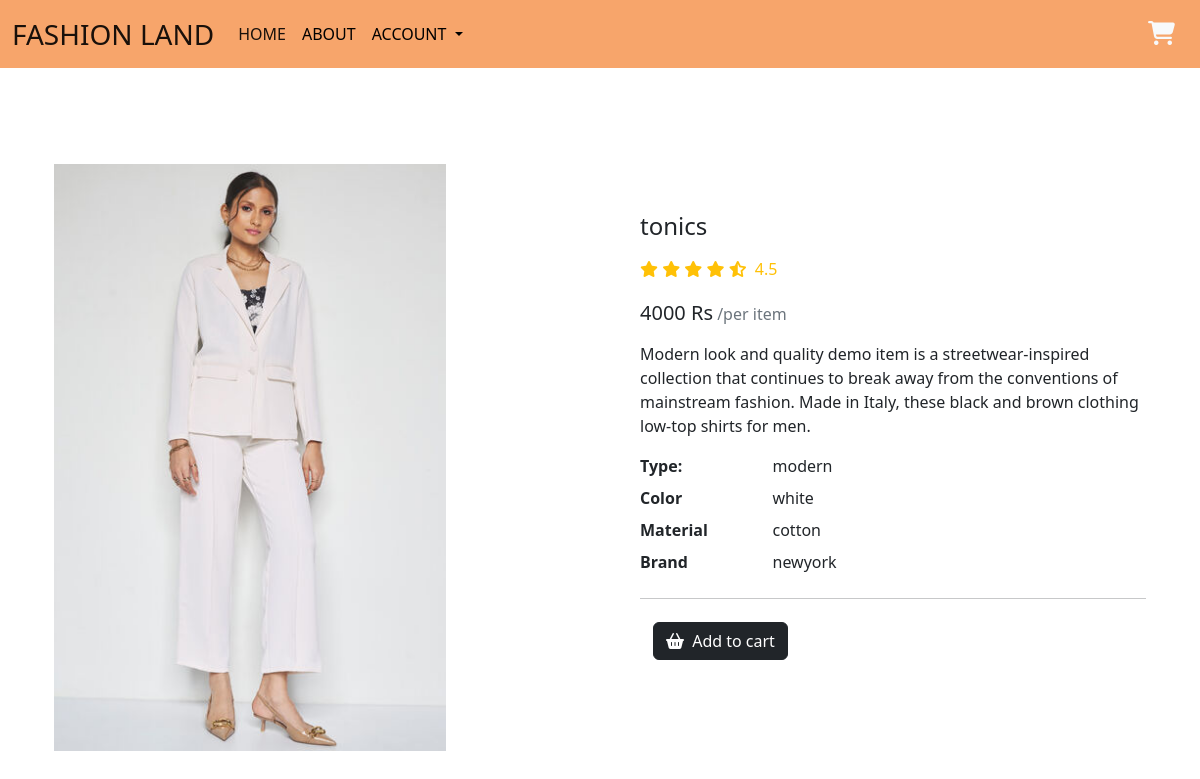
Page /details/2/ on the committed database.
### app1/models.py (models this page shows)
class Dress(models.Model):
    name=models.CharField(max_length=250)
    price=models.IntegerField()
    brand=models.CharField(max_length=250)
    img=models.ImageField(upload_to='gallery')
    material=models.CharField(max_length=250)
    type=models.CharField(max_length=250)
    colour=models.CharField(max_length=250)
    def __str__(self):
        return self.name

### app1/views.py (the view)
# urls.py: path('details/<int:id>/',views.details, name="details"),
def details(request,id):
    product=Dress.objects.get(pk=id)
    print(product)
    data={
        'data':product
    }
    return render(request,'details.html',data)

### templates/details.html (shortened to what this page needs)
{% load static %}
<!doctype html>
<html lang="en">
  <head>
    <link href="https://cdn.jsdelivr.net/npm/bootstrap@5.2.3/dist/css/bootstrap.min.css" rel="stylesheet">
    <link rel="stylesheet" href="https://cdnjs.cloudflare.com/ajax/libs/font-awesome/6.4.2/css/all.min.css">
    <link rel="stylesheet" href="{% static 'css/style.css' %}">
  </head>
  <body>
    <nav class="navbar navbar-expand-lg " style="background-color: rgb(247, 165, 107);">
      <div class="container-fluid">
        <a class="navbar-brand fs-3" href="{% url 'home' %}">FASHION LAND</a>
        <div class="collapse navbar-collapse" id="navbarSupportedContent">
          <ul class="navbar-nav me-auto mb-2 mb-lg-0">
            <li class="nav-item">
              <a class="nav-link active" aria-current="page" href="{% url 'home' %}">HOME</a>
            </li>
            <li class="nav-item">
              <a class="nav-link fs-" style="color: black;" href="{% url 'about' %}">ABOUT</a>
            </li>
            {% if request.user.is_authenticated %}
            {% else %}
            <li class="nav-item dropdown" >
              <a class="nav-link dropdown-toggle" href="#" role="button" data-bs-toggle="dropdown" aria-expanded="false" style="color: black;">
                ACCOUNT
              </a>
            </li>
            {% endif %}
          </ul>
          {% if request.user.is_authenticated %}
          <a class="text-light  ms-auto" href="{% url 'user_logout' %}"><i class="fa-solid fa-right-from-bracket my-2  mx-2 fs-4"></i></a>
          <h3 class="  mx-2 text-light m">{{request.user.username}}</h3>
          <a href="{% url 'view_cart' %}" class="btn "><i class="fa-solid fa-cart-shopping text-light fs-4 "></i></a>
          {% else %}
                          <button type="button" class="btn ms-auto" data-bs-toggle="modal" data-bs-target="#staticBackdrop">
                            <i class="fa-solid fa-cart-shopping text-light fs-4 "></i>
                          </button>
          {% endif %}
        </div>
      </div>
    </nav>
    <div class="container my-5">
        <section class="py-5">
            <div class="container">
              <div class="row gx-5">
                <aside class="col-lg-6">
                  <div class=" justify-content-center">
                      <img  class="w-75 " src="{{data.img.url}}" />
                  </div>
                </aside>
                <main class="col-lg-6 mt-5">
                  <div class="ps-lg-3">
                    <h4 class="title text-dark">
                     {{data.name}}
                    </h4>
                    <div class="d-flex flex-row my-3">
                      <div class="text-warning mb-1 me-2">
                        <i class="fa fa-star"></i>
                        <i class="fa fa-star"></i>
                        <i class="fa fa-star"></i>
                        <i class="fa fa-star"></i>
                        <i class="fas fa-star-half-alt"></i>
                        <span class="ms-1">
                          4.5
                        </span>
                      </div>
                    </div>
                    <div class="mb-3">
                      <span class="h5">{{data.price}} Rs</span>
                      <span class="text-muted">/per item</span>
                    </div>
                    <p>
                      Modern look and quality demo item is a streetwear-inspired collection that continues to break away from the conventions of mainstream fashion. Made in Italy, these black and brown clothing low-top shirts for
                      men.
                    </p>
                    <div class="row">
                      <dt class="col-3">Type:</dt>
                      <dd class="col-9">{{data.type}}</dd>
                      <dt class="col-3">Color</dt>
                      <dd class="col-9">{{data.colour}}</dd>
                      <dt class="col-3">Material</dt>
                      <dd class="col-9">{{data.material}}</dd>
                      <dt class="col-3">Brand</dt>
                      <dd class="col-9">{{data.brand}}</dd>
                    </div>
                    <hr />
                    {% if request.user.is_authenticated %}
                    <a href="{% url 'add_to_cart' data.id %}" class="btn btn-dark shadow-0"> <i class="me-1 fa fa-shopping-basket"></i> Add to cart </a>
                    {% else %}
                          <button type="submit" class="btn ms-auto" data-bs-toggle="modal" data-bs-target="#staticBackdrop">
                            <div class="btn btn-dark shadow-0"><i class="me-1 fa fa-shopping-basket"></i> Add to cart </div>
                          </button>
                  {% endif %}
                  </div>
                </main>
              </div>
            </div>
          </section>
    </div>
</body>
</html>

### static/css/style.css (style rules this page uses)
.navbar { background-color: #f5ac70; }

### rows in the picture
Dress: img (picture), name "tonics", price "4000", type "modern", colour "white", material "cotton", brand "newyork"
